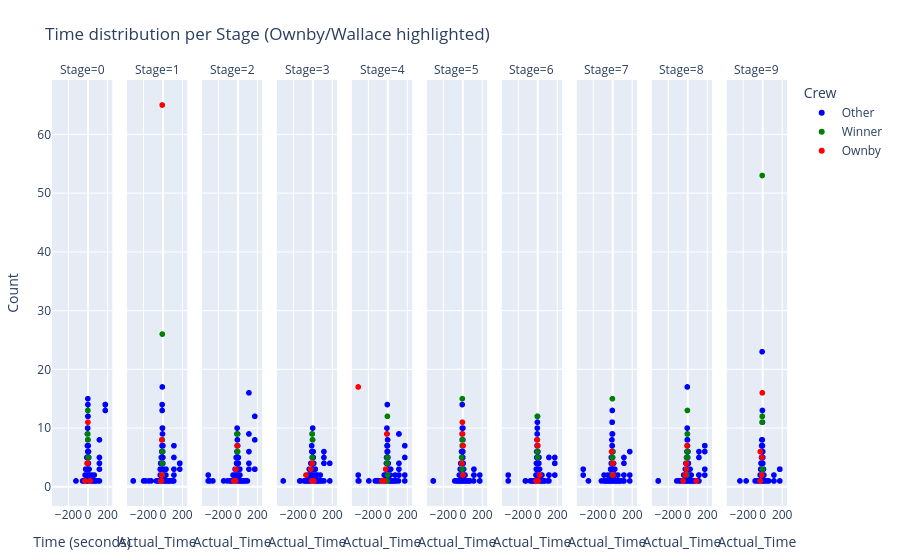

This figure's notebook cell:
### Code cell
# 1️⃣ Create a categorical column for legend
plot_df['CrewType'] = 'Other'                   # default
plot_df.loc[plot_df['IsOwnby'], 'CrewType'] = 'Ownby'
plot_df.loc[plot_df['IsWinner'], 'CrewType'] = 'Winner'

# 2️⃣ Plot with facets and proper legend
fig = px.scatter(
    plot_df,
    x='Actual_Time',               # Time on x-axis
    y='Count',              # Count on y-axis
    color='CrewType',       # Ownby/Winner/Other for legend
    facet_col='Stage',      # columns = Stages
    # facet_row='Leg',        # rows = Legs
    hover_data=['Count', 'CrewType'],
    title="Time distribution per Stage (Ownby/Wallace highlighted)",
    color_discrete_map={'Ownby':'red', 'Winner':'green', 'Other':'blue'}  # consistent colors
)

fig.update_layout(
    xaxis_title="Time (seconds)",
    yaxis_title="Count",
    legend_title="Crew",
    # height=400 + 100*plot_df['Leg'].nunique(),  # adjust height for number of leg rows
    # width=1200,
    margin=dict(l=50, r=50, t=80, b=50)
)

fig.show()

### Figure 1 — Plotly figure (JSON) as saved in the notebook; plotly's stock layout.template omitted (floating-point values rounded to 4 significant figures; data arrays with more than 128 entries replaced by an {"elided": "..."} marker saying what was removed)
{"data": [{"customdata": {"elided": "189x1 str values"}, "hovertemplate": "CrewType=%{customdata[0]}<br>Stage=0<br>Actual_Time=%{x}<br>Count=%{y}<extra></extra>", "legendgroup": "Other", "marker": {"color": "blue", "symbol": "circle"}, "mode": "markers", "name": "Other", "showlegend": true, "type": "scattergl", "x": {"elided": "189 float values"}, "xaxis": "x", "y": {"elided": "189 int values"}, "yaxis": "y"}, {"customdata": {"elided": "184x1 str values"}, "hovertemplate": "CrewType=%{customdata[0]}<br>Stage=1<br>Actual_Time=%{x}<br>Count=%{y}<extra></extra>", "legendgroup": "Other", "marker": {"color": "blue", "symbol": "circle"}, "mode": "markers", "name": "Other", "showlegend": false, "type": "scattergl", "x": {"elided": "184 float values"}, "xaxis": "x2", "y": {"elided": "184 int values"}, "yaxis": "y2"}, {"customdata": {"elided": "231x1 str values"}, "hovertemplate": "CrewType=%{customdata[0]}<br>Stage=2<br>Actual_Time=%{x}<br>Count=%{y}<extra></extra>", "legendgroup": "Other", "marker": {"color": "blue", "symbol": "circle"}, "mode": "markers", "name": "Other", "showlegend": false, "type": "scattergl", "x": {"elided": "231 float values"}, "xaxis": "x3", "y": {"elided": "231 int values"}, "yaxis": "y3"}, {"customdata": {"elided": "274x1 str values"}, "hovertemplate": "CrewType=%{customdata[0]}<br>Stage=3<br>Actual_Time=%{x}<br>Count=%{y}<extra></extra>", "legendgroup": "Other", "marker": {"color": "blue", "symbol": "circle"}, "mode": "markers", "name": "Other", "showlegend": false, "type": "scattergl", "x": {"elided": "274 float values"}, "xaxis": "x4", "y": {"elided": "274 int values"}, "yaxis": "y4"}, {"customdata": {"elided": "237x1 str values"}, "hovertemplate": "CrewType=%{customdata[0]}<br>Stage=4<br>Actual_Time=%{x}<br>Count=%{y}<extra></extra>", "legendgroup": "Other", "marker": {"color": "blue", "symbol": "circle"}, "mode": "markers", "name": "Other", "showlegend": false, "type": "scattergl", "x": {"elided": "237 float values"}, "xaxis": "x5", "y": {"elided": "237 int values"}, "yaxis": "y5"}, {"customdata": {"elided": "213x1 str values"}, "hovertemplate": "CrewType=%{customdata[0]}<br>Stage=5<br>Actual_Time=%{x}<br>Count=%{y}<extra></extra>", "legendgroup": "Other", "marker": {"color": "blue", "symbol": "circle"}, "mode": "markers", "name": "Other", "showlegend": false, "type": "scattergl", "x": {"elided": "213 float values"}, "xaxis": "x6", "y": {"elided": "213 int values"}, "yaxis": "y6"}, {"customdata": {"elided": "207x1 str values"}, "hovertemplate": "CrewType=%{customdata[0]}<br>Stage=6<br>Actual_Time=%{x}<br>Count=%{y}<extra></extra>", "legendgroup": "Other", "marker": {"color": "blue", "symbol": "circle"}, "mode": "markers", "name": "Other", "showlegend": false, "type": "scattergl", "x": {"elided": "207 float values"}, "xaxis": "x7", "y": {"elided": "207 int values"}, "yaxis": "y7"}, {"customdata": {"elided": "233x1 str values"}, "hovertemplate": "CrewType=%{customdata[0]}<br>Stage=7<br>Actual_Time=%{x}<br>Count=%{y}<extra></extra>", "legendgroup": "Other", "marker": {"color": "blue", "symbol": "circle"}, "mode": "markers", "name": "Other", "showlegend": false, "type": "scattergl", "x": {"elided": "233 float values"}, "xaxis": "x8", "y": {"elided": "233 int values"}, "yaxis": "y8"}, {"customdata": {"elided": "282x1 str values"}, "hovertemplate": "CrewType=%{customdata[0]}<br>Stage=8<br>Actual_Time=%{x}<br>Count=%{y}<extra></extra>", "legendgroup": "Other", "marker": {"color": "blue", "symbol": "circle"}, "mode": "markers", "name": "Other", "showlegend": false, "type": "scattergl", "x": {"elided": "282 float values"}, "xaxis": "x9", "y": {"elided": "282 int values"}, "yaxis": "y9"}, {"customdata": {"elided": "157x1 str values"}, "hovertemplate": "CrewType=%{customdata[0]}<br>Stage=9<br>Actual_Time=%{x}<br>Count=%{y}<extra></extra>", "legendgroup": "Other", "marker": {"color": "blue", "symbol": "circle"}, "mode": "markers", "name": "Other", "showlegend": false, "type": "scattergl", "x": {"elided": "157 float values"}, "xaxis": "x10", "y": {"elided": "157 int values"}, "yaxis": "y10"}, {"customdata": [["Winner"], ["Winner"], ["Winner"], ["Winner"], ["Winner"]], "hovertemplate": "CrewType=%{customdata[0]}<br>Stage=0<br>Actual_Time=%{x}<br>Count=%{y}<extra></extra>", "legendgroup": "Winner", "marker": {"color": "green", "symbol": "circle"}, "mode": "markers", "name": "Winner", "showlegend": true, "type": "scattergl", "x": [0.0, 0.0, 3.0, 1.0, 0.0], "xaxis": "x", "y": [13, 13, 5, 8, 9], "yaxis": "y"}, {"customdata": [["Winner"], ["Winner"], ["Winner"], ["Winner"], ["Winner"]], "hovertemplate": "CrewType=%{customdata[0]}<br>Stage=1<br>Actual_Time=%{x}<br>Count=%{y}<extra></extra>", "legendgroup": "Winner", "marker": {"color": "green", "symbol": "circle"}, "mode": "markers", "name": "Winner", "showlegend": false, "type": "scattergl", "x": [-1.0, -2.0, -1.0, 0.0, -1.0], "xaxis": "x2", "y": [2, 4, 8, 26, 6], "yaxis": "y2"}, {"customdata": [["Winner"], ["Winner"], ["Winner"], ["Winner"], ["Winner"]], "hovertemplate": "CrewType=%{customdata[0]}<br>Stage=2<br>Actual_Time=%{x}<br>Count=%{y}<extra></extra>", "legendgroup": "Winner", "marker": {"color": "green", "symbol": "circle"}, "mode": "markers", "name": "Winner", "showlegend": false, "type": "scattergl", "x": [-4.0, -1.0, 0.0, 2.0, 3.0], "xaxis": "x3", "y": [9, 9, 6, 6, 6], "yaxis": "y3"}, {"customdata": [["Winner"], ["Winner"], ["Winner"], ["Winner"], ["Winner"]], "hovertemplate": "CrewType=%{customdata[0]}<br>Stage=3<br>Actual_Time=%{x}<br>Count=%{y}<extra></extra>", "legendgroup": "Winner", "marker": {"color": "green", "symbol": "circle"}, "mode": "markers", "name": "Winner", "showlegend": false, "type": "scattergl", "x": [0.0, 0.0, -18.0, 1.0, 2.0], "xaxis": "x4", "y": [9, 4, 3, 5, 8], "yaxis": "y4"}, {"customdata": [["Winner"], ["Winner"], ["Winner"], ["Winner"], ["Winner"]], "hovertemplate": "CrewType=%{customdata[0]}<br>Stage=4<br>Actual_Time=%{x}<br>Count=%{y}<extra></extra>", "legendgroup": "Winner", "marker": {"color": "green", "symbol": "circle"}, "mode": "markers", "name": "Winner", "showlegend": false, "type": "scattergl", "x": [0.0, -2.0, -3.0, 1.0, 4.0], "xaxis": "x5", "y": [5, 4, 1, 12, 2], "yaxis": "y5"}, {"customdata": [["Winner"], ["Winner"], ["Winner"], ["Winner"], ["Winner"]], "hovertemplate": "CrewType=%{customdata[0]}<br>Stage=5<br>Actual_Time=%{x}<br>Count=%{y}<extra></extra>", "legendgroup": "Winner", "marker": {"color": "green", "symbol": "circle"}, "mode": "markers", "name": "Winner", "showlegend": false, "type": "scattergl", "x": [2.0, 0.0, -2.0, 0.0, -7.0], "xaxis": "x6", "y": [8, 7, 3, 15, 5], "yaxis": "y6"}, {"customdata": [["Winner"], ["Winner"], ["Winner"], ["Winner"], ["Winner"]], "hovertemplate": "CrewType=%{customdata[0]}<br>Stage=6<br>Actual_Time=%{x}<br>Count=%{y}<extra></extra>", "legendgroup": "Winner", "marker": {"color": "green", "symbol": "circle"}, "mode": "markers", "name": "Winner", "showlegend": false, "type": "scattergl", "x": [0.0, -2.0, 0.0, 1.0, 3.0], "xaxis": "x7", "y": [12, 6, 8, 8, 5], "yaxis": "y7"}, {"customdata": [["Winner"], ["Winner"], ["Winner"], ["Winner"], ["Winner"]], "hovertemplate": "CrewType=%{customdata[0]}<br>Stage=7<br>Actual_Time=%{x}<br>Count=%{y}<extra></extra>", "legendgroup": "Winner", "marker": {"color": "green", "symbol": "circle"}, "mode": "markers", "name": "Winner", "showlegend": false, "type": "scattergl", "x": [1.0, 1.0, 1.0, 0.0, 3.0], "xaxis": "x8", "y": [15, 4, 5, 2, 6], "yaxis": "y8"}, {"customdata": [["Winner"], ["Winner"], ["Winner"], ["Winner"], ["Winner"], ["Winner"]], "hovertemplate": "CrewType=%{customdata[0]}<br>Stage=8<br>Actual_Time=%{x}<br>Count=%{y}<extra></extra>", "legendgroup": "Winner", "marker": {"color": "green", "symbol": "circle"}, "mode": "markers", "name": "Winner", "showlegend": false, "type": "scattergl", "x": [1.0, 1.0, 1.0, -4.0, -6.0, 1.0], "xaxis": "x9", "y": [9, 5, 6, 5, 2, 13], "yaxis": "y9"}, {"customdata": [["Winner"], ["Winner"], ["Winner"], ["Winner"], ["Winner"]], "hovertemplate": "CrewType=%{customdata[0]}<br>Stage=9<br>Actual_Time=%{x}<br>Count=%{y}<extra></extra>", "legendgroup": "Winner", "marker": {"color": "green", "symbol": "circle"}, "mode": "markers", "name": "Winner", "showlegend": false, "type": "scattergl", "x": [0.0, -3.0, -1.0, -1.0, 2.0], "xaxis": "x10", "y": [12, 11, 53, 12, 3], "yaxis": "y10"}, {"customdata": [["Ownby"], ["Ownby"], ["Ownby"], ["Ownby"], ["Ownby"]], "hovertemplate": "CrewType=%{customdata[0]}<br>Stage=0<br>Actual_Time=%{x}<br>Count=%{y}<extra></extra>", "legendgroup": "Ownby", "marker": {"color": "red", "symbol": "circle"}, "mode": "markers", "name": "Ownby", "showlegend": true, "type": "scattergl", "x": [1.0, -2.0, -29.0, -8.0, 23.0], "xaxis": "x", "y": [11, 4, 1, 4, 1], "yaxis": "y"}, {"customdata": [["Ownby"], ["Ownby"], ["Ownby"], ["Ownby"], ["Ownby"]], "hovertemplate": "CrewType=%{customdata[0]}<br>Stage=1<br>Actual_Time=%{x}<br>Count=%{y}<extra></extra>", "legendgroup": "Ownby", "marker": {"color": "red", "symbol": "circle"}, "mode": "markers", "name": "Ownby", "showlegend": false, "type": "scattergl", "x": [-16.0, -6.0, -9.0, -1.0, -5.0], "xaxis": "x2", "y": [1, 2, 1, 65, 8], "yaxis": "y2"}, {"customdata": [["Ownby"], ["Ownby"], ["Ownby"], ["Ownby"], ["Ownby"]], "hovertemplate": "CrewType=%{customdata[0]}<br>Stage=2<br>Actual_Time=%{x}<br>Count=%{y}<extra></extra>", "legendgroup": "Ownby", "marker": {"color": "red", "symbol": "circle"}, "mode": "markers", "name": "Ownby", "showlegend": false, "type": "scattergl", "x": [-1.0, -15.0, -16.0, -19.0, -36.0], "xaxis": "x3", "y": [7, 3, 1, 1, 1], "yaxis": "y3"}, {"customdata": [["Ownby"], ["Ownby"], ["Ownby"], ["Ownby"], ["Ownby"]], "hovertemplate": "CrewType=%{customdata[0]}<br>Stage=3<br>Actual_Time=%{x}<br>Count=%{y}<extra></extra>", "legendgroup": "Ownby", "marker": {"color": "red", "symbol": "circle"}, "mode": "markers", "name": "Ownby", "showlegend": false, "type": "scattergl", "x": [-17.0, -3.0, -65.0, -5.0, 15.0], "xaxis": "x4", "y": [3, 4, 2, 1, 1], "yaxis": "y4"}, {"customdata": [["Ownby"], ["Ownby"], ["Ownby"], ["Ownby"], ["Ownby"]], "hovertemplate": "CrewType=%{customdata[0]}<br>Stage=4<br>Actual_Time=%{x}<br>Count=%{y}<extra></extra>", "legendgroup": "Ownby", "marker": {"color": "red", "symbol": "circle"}, "mode": "markers", "name": "Ownby", "showlegend": false, "type": "scattergl", "x": [-5.0, -33.0, -17.0, -300.0, -56.0], "xaxis": "x5", "y": [9, 1, 3, 17, 1], "yaxis": "y5"}, {"customdata": [["Ownby"], ["Ownby"], ["Ownby"], ["Ownby"], ["Ownby"]], "hovertemplate": "CrewType=%{customdata[0]}<br>Stage=5<br>Actual_Time=%{x}<br>Count=%{y}<extra></extra>", "legendgroup": "Ownby", "marker": {"color": "red", "symbol": "circle"}, "mode": "markers", "name": "Ownby", "showlegend": false, "type": "scattergl", "x": [9.0, 1.0, -4.0, 1.0, 7.0], "xaxis": "x6", "y": [7, 11, 4, 9, 2], "yaxis": "y6"}, {"customdata": [["Ownby"], ["Ownby"], ["Ownby"], ["Ownby"], ["Ownby"]], "hovertemplate": "CrewType=%{customdata[0]}<br>Stage=6<br>Actual_Time=%{x}<br>Count=%{y}<extra></extra>", "legendgroup": "Ownby", "marker": {"color": "red", "symbol": "circle"}, "mode": "markers", "name": "Ownby", "showlegend": false, "type": "scattergl", "x": [-2.0, 3.0, -14.0, 9.0, 24.0], "xaxis": "x7", "y": [8, 7, 1, 1, 2], "yaxis": "y7"}, {"customdata": [["Ownby"], ["Ownby"], ["Ownby"], ["Ownby"]], "hovertemplate": "CrewType=%{customdata[0]}<br>Stage=7<br>Actual_Time=%{x}<br>Count=%{y}<extra></extra>", "legendgroup": "Ownby", "marker": {"color": "red", "symbol": "circle"}, "mode": "markers", "name": "Ownby", "showlegend": false, "type": "scattergl", "x": [-8.0, 4.0, 6.0, 7.0], "xaxis": "x8", "y": [6, 4, 4, 2], "yaxis": "y8"}, {"customdata": [["Ownby"], ["Ownby"], ["Ownby"], ["Ownby"], ["Ownby"], ["Ownby"]], "hovertemplate": "CrewType=%{customdata[0]}<br>Stage=8<br>Actual_Time=%{x}<br>Count=%{y}<extra></extra>", "legendgroup": "Ownby", "marker": {"color": "red", "symbol": "circle"}, "mode": "markers", "name": "Ownby", "showlegend": false, "type": "scattergl", "x": [-3.0, 94.0, -9.0, -44.0, -21.0, -10.0], "xaxis": "x9", "y": [7, 1, 4, 1, 2, 3], "yaxis": "y9"}, {"customdata": [["Ownby"], ["Ownby"], ["Ownby"], ["Ownby"], ["Ownby"]], "hovertemplate": "CrewType=%{customdata[0]}<br>Stage=9<br>Actual_Time=%{x}<br>Count=%{y}<extra></extra>", "legendgroup": "Ownby", "marker": {"color": "red", "symbol": "circle"}, "mode": "markers", "name": "Ownby", "showlegend": false, "type": "scattergl", "x": [-5.0, -21.0, 0.0, -21.0, -4.0], "xaxis": "x10", "y": [2, 6, 16, 1, 5], "yaxis": "y10"}], "layout": {"annotations": [{"font": {}, "showarrow": false, "text": "Stage=0", "x": 0.041, "xanchor": "center", "xref": "paper", "y": 1, "yanchor": "bottom", "yref": "paper"}, {"font": {}, "showarrow": false, "text": "Stage=1", "x": 0.143, "xanchor": "center", "xref": "paper", "y": 1, "yanchor": "bottom", "yref": "paper"}, {"font": {}, "showarrow": false, "text": "Stage=2", "x": 0.245, "xanchor": "center", "xref": "paper", "y": 1, "yanchor": "bottom", "yref": "paper"}, {"font": {}, "showarrow": false, "text": "Stage=3", "x": 0.347, "xanchor": "center", "xref": "paper", "y": 1, "yanchor": "bottom", "yref": "paper"}, {"font": {}, "showarrow": false, "text": "Stage=4", "x": 0.449, "xanchor": "center", "xref": "paper", "y": 1, "yanchor": "bottom", "yref": "paper"}, {"font": {}, "showarrow": false, "text": "Stage=5", "x": 0.551, "xanchor": "center", "xref": "paper", "y": 1, "yanchor": "bottom", "yref": "paper"}, {"font": {}, "showarrow": false, "text": "Stage=6", "x": 0.653, "xanchor": "center", "xref": "paper", "y": 1, "yanchor": "bottom", "yref": "paper"}, {"font": {}, "showarrow": false, "text": "Stage=7", "x": 0.755, "xanchor": "center", "xref": "paper", "y": 1, "yanchor": "bottom", "yref": "paper"}, {"font": {}, "showarrow": false, "text": "Stage=8", "x": 0.857, "xanchor": "center", "xref": "paper", "y": 1, "yanchor": "bottom", "yref": "paper"}, {"font": {}, "showarrow": false, "text": "Stage=9", "x": 0.959, "xanchor": "center", "xref": "paper", "y": 1, "yanchor": "bottom", "yref": "paper"}], "legend": {"title": {"text": "Crew"}, "tracegroupgap": 0}, "margin": {"b": 50, "l": 50, "r": 50, "t": 80}, "title": {"text": "Time distribution per Stage (Ownby/Wallace highlighted)"}, "xaxis": {"anchor": "y", "domain": [0, 0.082], "title": {"text": "Time (seconds)"}}, "xaxis10": {"anchor": "y10", "domain": [0.918, 1], "matches": "x", "title": {"text": "Actual_Time"}}, "xaxis2": {"anchor": "y2", "domain": [0.102, 0.184], "matches": "x", "title": {"text": "Actual_Time"}}, "xaxis3": {"anchor": "y3", "domain": [0.204, 0.286], "matches": "x", "title": {"text": "Actual_Time"}}, "xaxis4": {"anchor": "y4", "domain": [0.306, 0.388], "matches": "x", "title": {"text": "Actual_Time"}}, "xaxis5": {"anchor": "y5", "domain": [0.408, 0.49], "matches": "x", "title": {"text": "Actual_Time"}}, "xaxis6": {"anchor": "y6", "domain": [0.51, 0.592], "matches": "x", "title": {"text": "Actual_Time"}}, "xaxis7": {"anchor": "y7", "domain": [0.612, 0.694], "matches": "x", "title": {"text": "Actual_Time"}}, "xaxis8": {"anchor": "y8", "domain": [0.714, 0.796], "matches": "x", "title": {"text": "Actual_Time"}}, "xaxis9": {"anchor": "y9", "domain": [0.816, 0.898], "matches": "x", "title": {"text": "Actual_Time"}}, "yaxis": {"anchor": "x", "domain": [0, 1], "title": {"text": "Count"}}, "yaxis10": {"anchor": "x10", "domain": [0, 1], "matches": "y", "showticklabels": false}, "yaxis2": {"anchor": "x2", "domain": [0, 1], "matches": "y", "showticklabels": false}, "yaxis3": {"anchor": "x3", "domain": [0, 1], "matches": "y", "showticklabels": false}, "yaxis4": {"anchor": "x4", "domain": [0, 1], "matches": "y", "showticklabels": false}, "yaxis5": {"anchor": "x5", "domain": [0, 1], "matches": "y", "showticklabels": false}, "yaxis6": {"anchor": "x6", "domain": [0, 1], "matches": "y", "showticklabels": false}, "yaxis7": {"anchor": "x7", "domain": [0, 1], "matches": "y", "showticklabels": false}, "yaxis8": {"anchor": "x8", "domain": [0, 1], "matches": "y", "showticklabels": false}, "yaxis9": {"anchor": "x9", "domain": [0, 1], "matches": "y", "showticklabels": false}}}
